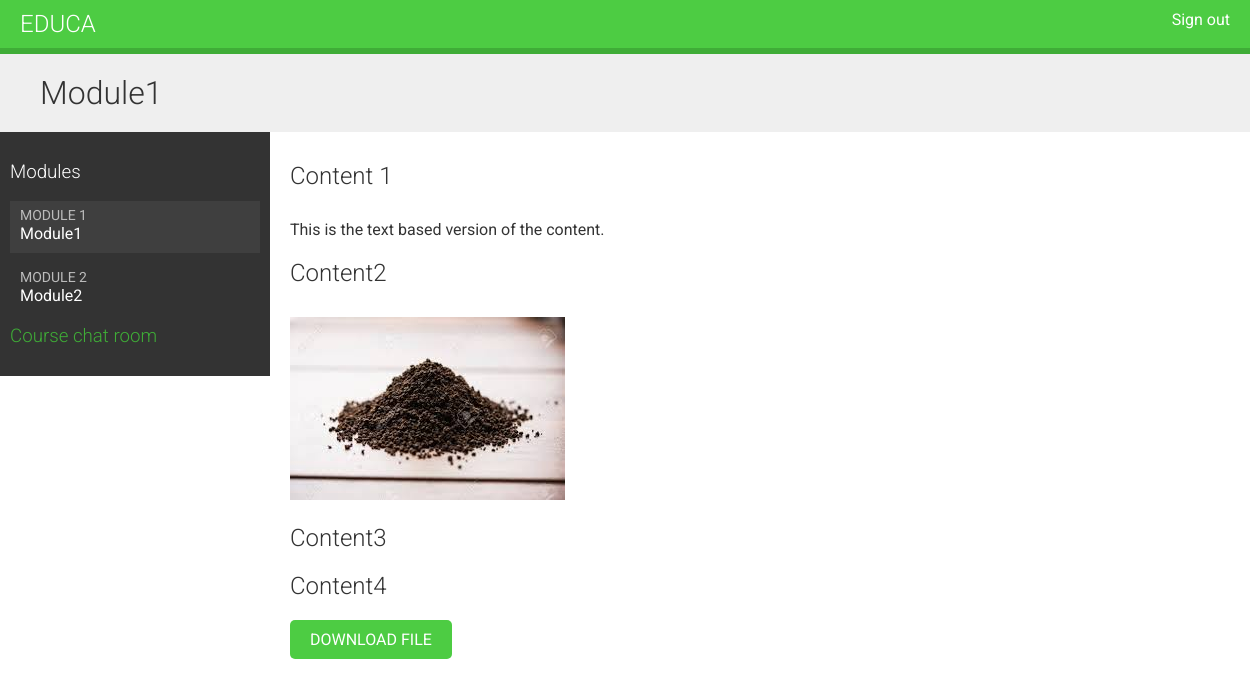
The app's page /students/course/4/ (signed in) with its own data.
### courses/models.py (models this page shows, shortened)
class Module(models.Model):
    course = models.ForeignKey(Course,
                               related_name='modules',
                               on_delete=models.CASCADE)
    title = models.CharField(max_length=200)
    description = models.TextField(blank=True)
    order = OrderField(blank=True, for_fields=['course'])
    def __str__(self):
        return f'{self.order}. {self.title}'
    class Meta:
        ordering = ['order']

class Content(models.Model):
    module = models.ForeignKey(Module,
                               related_name='contents',
                               on_delete=models.CASCADE)
    content_type = models.ForeignKey(ContentType,
                                     on_delete=models.CASCADE,
                                     limit_choices_to={'model__in':(
                                     'text',
                                     'video',
                                     'image',
                                     'file')})
    object_id = models.PositiveIntegerField()
    item = GenericForeignKey('content_type', 'object_id')
    order = OrderField(blank=True, for_fields=['module'])
    class Meta:
        ordering = ['order']

class ItemBase(models.Model):
    owner = models.ForeignKey(User,
                              related_name='%(class)s_related',
                              on_delete=models.CASCADE)
    title = models.CharField(max_length=250)
    created = models.DateTimeField(auto_now_add=True)
    updated = models.DateTimeField(auto_now=True)
    class Meta:
        abstract = True
    def render(self):
        return render_to_string(f'courses/content/{self._meta.model_name}.html',
                                {'item': self})

class Text(ItemBase):
    content = models.TextField()

class Image(ItemBase):
       file = models.FileField(upload_to='images')

class Video(ItemBase):
    url = models.URLField()

class File(ItemBase):
    file = models.FileField(upload_to='files')

### students/views.py (the view)
class StudentCourseDetailView(DetailView):
    model = Course
    template_name = 'students/course/detail.html'
    def get_queryset(self):
        qs = super().get_queryset()
        return qs.filter(students__in=[self.request.user])
    def get_context_data(self, **kwargs):
        context = super().get_context_data(**kwargs)
        course = self.get_object()
        if 'module_id' in self.kwargs:
            context['module'] = course.modules.get(
                                    id=self.kwargs['module_id'])
        else:
            context['module'] = course.modules.all()[0]
        return context

### students/templates/students/course/detail.html (shortened to what this page needs)
{% extends "base.html" %}
{% load cache %}
{% block content %}
  <h1>
    {{ module.title }}
  </h1>
  <div class="contents">
    <h3>Modules</h3>
    <ul id="modules">
      {% for m in object.modules.all %}
        <li data-id="{{ m.id }}" {% if m == module %}class="selected"{% endif %}>
          <a href="{% url "student_course_detail_module" object.id m.id %}">
            <span>
              Module <span class="order">{{ m.order|add:1 }}</span>
            </span>
            <br>
            {{ m.title }}
          </a>
        </li>
      {% empty %}
        <li>No modules yet.</li>
      {% endfor %}
    </ul>
    <h3>
      <a href="{% url 'chat:course_chat_room' object.id %}">
        Course chat room
      </a>
    </h3>
  </div>
  <div class="module">
    {% cache 600 module_contents module %}
      {% for content in module.contents.all %}
        {% with item=content.item %}
          <h2>{{ item.title }}</h2>
          {{ item.render }}
        {% endwith %}
      {% endfor %}
    {% endcache %}
  </div>
{% endblock %}

### courses/templates/courses/content/text.html
{{ item.content|linebreaks }}

### courses/templates/courses/content/image.html
<p><img src="{{ item.file.url }}" alt="{{ item.title }}"></p>

### courses/templates/courses/content/file.html
<p><a href="{{ item.file.url }}" class="button">Download file</a></p>

### courses/static/css/base.css (style rules this page uses)
body { margin:0; font-family:'Roboto', sans-serif; font-weight:400; color:#333; }
a { color:#3fad37; text-decoration:none; }
ul { float:left; }
h1, h2, h3, h4, h5, h6 { font-family:'Roboto', sans-serif; font-weight:300; }
h1 { background:#efefef; width:100%; overflow:auto; padding:20px 0 20px 40px; margin:0; }
.module { padding:10px 20px; float:left; width:600px; }
.module p { margin:10px 0 20px; width:100%; float:left; }
.contents { width:20%; padding:10px; float:left; background:#333; color: #fff; font-family:'Roboto', sans-serif; }
.contents ul { list-style:none; margin:0; padding:0; width:100%; }
.contents ul li { margin:0 0 10px 0; padding:4px 10px 10px; overflow:auto; cursor:move; }
.contents ul li.selected { background:#3f3f3f; }
.contents ul span { text-transform:uppercase; color:#bbb; font-size:14px; }
.contents ul a { display:block; color:#fff; text-decoration:none; }
input[type=submit], a.button { border-radius:5px; background:#4dcc43; color:#fff; font-size:16px; text-transform:uppercase; border:none; padding:10px 20px; margin:20px 0; }

### records on screen
Module: title "Module1", order|add "1"
Module: order|add "2", title "Module2"
Content: item "Content 1", item.content "This is the text based version of the content."
Content: item "Content2", item.file (picture)
Content: item "Content3"
Content: item "Content4"
